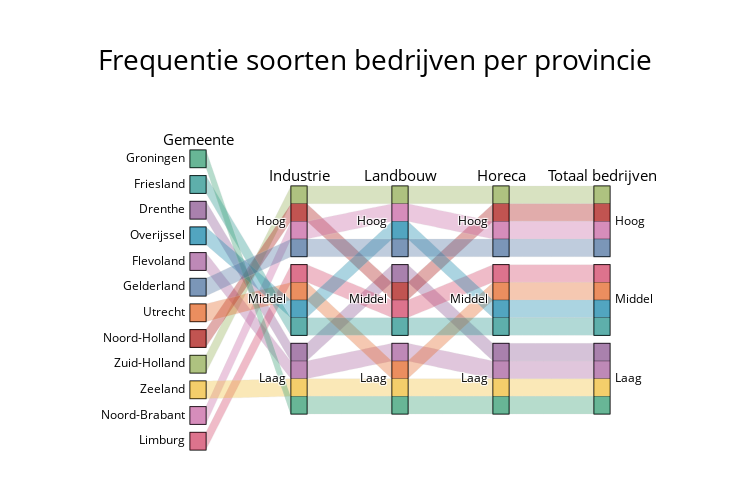

Here is the notebook cell this chart was saved with:
### Code cell
df = pd.read_csv('vestigingen_van_bedrijven_schoongemaakt.csv')

df['company_qcut'] = pd.qcut(df['A-U Alle economische activiteiten'], q=3, labels=['Laag', 'Middel', 'Hoog'])
df['C Industrie_qcut'] = pd.qcut(df['C Industrie'], q=3, labels=['Laag', 'Middel', 'Hoog'])
df['I Horeca_qcut'] = pd.qcut(df['I Horeca'], q=3, labels=['Laag', 'Middel', 'Hoog'])
df['A Landbouw, bosbouw en visserij_qcut'] = pd.qcut(df['A Landbouw, bosbouw en visserij'], q=3, labels=['Laag', 'Middel', 'Hoog'])

color_mapping = {
    'Groningen': 'rgba(53, 157, 115, 0.6)',
    'Friesland': 'rgba(39, 149, 143, 0.6)',
    'Drenthe': 'rgba(140, 87, 146, 0.6)',
    'Overijssel': 'rgba(24, 135, 171, 0.6)',
    'Flevoland': 'rgba(169, 98, 159, 0.6)',
    'Gelderland': 'rgba(79, 115, 161, 0.6)',
    'Utrecht': 'rgba(228, 104, 40, 0.6)',
    'Noord-Holland': 'rgba(172, 25, 23, 0.6)',
    'Zuid-Holland': 'rgba(147, 174, 85, 0.6)',
    'Zeeland': 'rgba(240, 190, 57, 0.6)',
    'Noord-Brabant': 'rgba(200, 103, 165, 0.6)',
    'Limburg': 'rgba(211, 68, 103, 0.6)'
}

missing_colors = set(df["Regio's"].unique()) - set(color_mapping.keys())
for missing in missing_colors:
    color_mapping[missing] = 'rgb(128, 128, 128)' 

def create_plot():
    dimensions = [
        {'label': 'Gemeente', 'values': df["Regio's"], 'ticktext': [_ for _ in df["I Horeca"]]},
        {'label': 'Industrie', 'values': df["C Industrie_qcut"], 'categoryorder': 'array', 'categoryarray': ['Hoog', 'Middel', 'Laag']},
        {'label': 'Landbouw', 'values': df["A Landbouw, bosbouw en visserij_qcut"], 'categoryorder': 'array', 'categoryarray': ['Hoog', 'Middel', 'Laag']},
        {'label': 'Horeca', 'values': df["I Horeca_qcut"], 'categoryorder': 'array', 'categoryarray': ['Hoog', 'Middel', 'Laag']},
        {'label': 'Totaal bedrijven', 'values': df['company_qcut'], 'categoryorder': 'array', 'categoryarray': ['Hoog', 'Middel', 'Laag']}
    ]

    colors = df["Regio's"].map(color_mapping)

    fig = go.Figure(go.Parcats(
        dimensions=dimensions,
        line={'color': colors},
        labelfont={'size': 15},
        tickfont={'size': 12},
        hoveron='category',
        hoverinfo='none'
    ))

    fig.update_layout(
        height=500,
        width=750,
        title={
            'text': 'Frequentie soorten bedrijven per provincie',
            'y': 0.9,
            'x': 0.5,
            'xanchor': 'center',
            'yanchor': 'top'
        },
        font=dict(
            size=20,
            color='black'
        ),
        margin=dict(l=150, r=100, t=150, b=50),
        plot_bgcolor='red',
        paper_bgcolor='#ffffff',
        bargap=1,
    )

    fig.update_traces(
    labelfont={'size': 15},
    tickfont={'size': 12}
    )

    return fig

fig = create_plot()
fig.show()

### Figure 1 — Plotly figure (JSON) as saved in the notebook; plotly's stock layout.template omitted (floating-point values rounded to 4 significant figures)
{"data": [{"dimensions": [{"label": "Gemeente", "ticktext": [2245, 3030, 2055, 4225, 1525, 7955, 5330, 17380, 14170, 2660, 10205, 5515], "values": ["Groningen", "Friesland", "Drenthe", "Overijssel", "Flevoland", "Gelderland", "Utrecht", "Noord-Holland", "Zuid-Holland", "Zeeland", "Noord-Brabant", "Limburg"]}, {"categoryarray": ["Hoog", "Middel", "Laag"], "categoryorder": "array", "label": "Industrie", "values": ["Laag", "Middel", "Laag", "Middel", "Laag", "Hoog", "Middel", "Hoog", "Hoog", "Laag", "Hoog", "Middel"]}, {"categoryarray": ["Hoog", "Middel", "Laag"], "categoryorder": "array", "label": "Landbouw", "values": ["Laag", "Middel", "Middel", "Hoog", "Laag", "Hoog", "Laag", "Middel", "Hoog", "Laag", "Hoog", "Middel"]}, {"categoryarray": ["Hoog", "Middel", "Laag"], "categoryorder": "array", "label": "Horeca", "values": ["Laag", "Middel", "Laag", "Middel", "Laag", "Hoog", "Middel", "Hoog", "Hoog", "Laag", "Hoog", "Middel"]}, {"categoryarray": ["Hoog", "Middel", "Laag"], "categoryorder": "array", "label": "Totaal bedrijven", "values": ["Laag", "Middel", "Laag", "Middel", "Laag", "Hoog", "Middel", "Hoog", "Hoog", "Laag", "Hoog", "Middel"]}], "hoverinfo": "none", "hoveron": "category", "labelfont": {"size": 15}, "line": {"color": ["rgba(53, 157, 115, 0.6)", "rgba(39, 149, 143, 0.6)", "rgba(140, 87, 146, 0.6)", "rgba(24, 135, 171, 0.6)", "rgba(169, 98, 159, 0.6)", "rgba(79, 115, 161, 0.6)", "rgba(228, 104, 40, 0.6)", "rgba(172, 25, 23, 0.6)", "rgba(147, 174, 85, 0.6)", "rgba(240, 190, 57, 0.6)", "rgba(200, 103, 165, 0.6)", "rgba(211, 68, 103, 0.6)"]}, "tickfont": {"size": 12}, "type": "parcats"}], "layout": {"bargap": 1, "font": {"color": "black", "size": 20}, "height": 500, "margin": {"b": 50, "l": 150, "r": 100, "t": 150}, "paper_bgcolor": "#ffffff", "plot_bgcolor": "red", "title": {"text": "Frequentie soorten bedrijven per provincie", "x": 0.5, "xanchor": "center", "y": 0.9, "yanchor": "top"}, "width": 750}}
